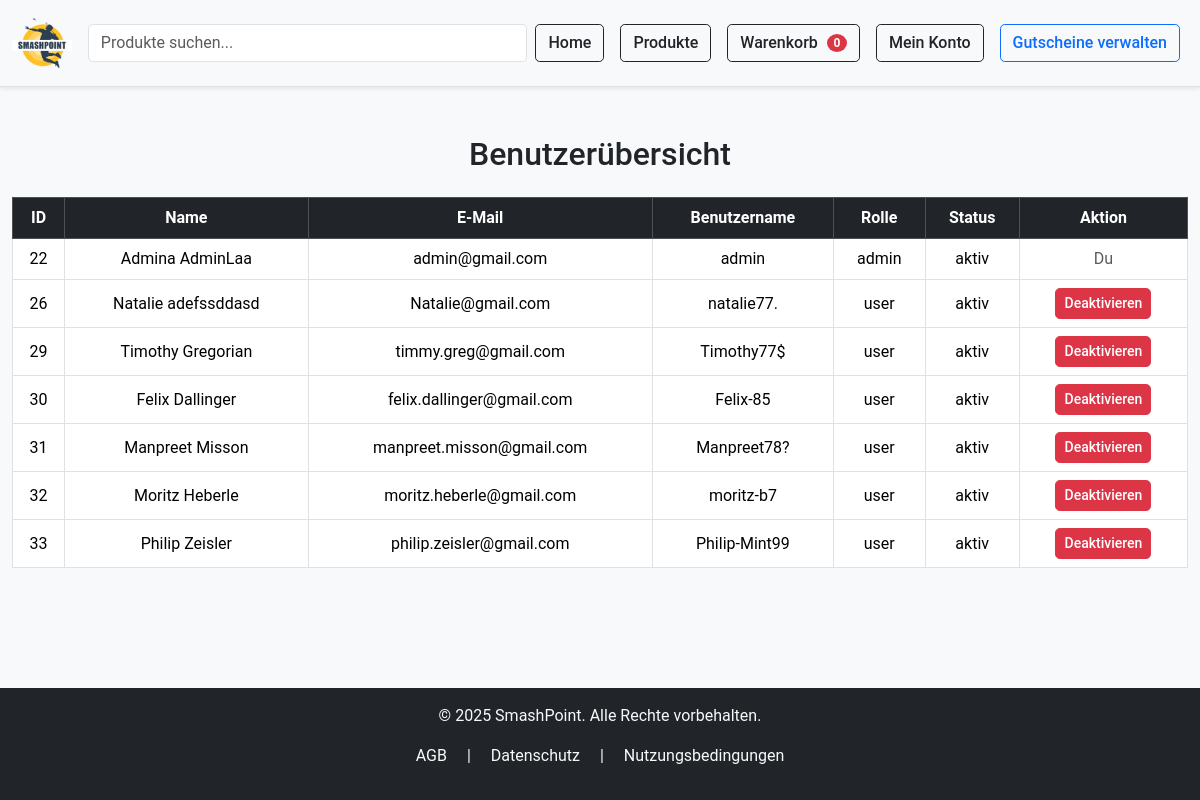
Page /Frontend/sites/user-overview.php (signed in) on the committed database.
### tables this page shows
CREATE TABLE `user` (
  `ID` int(255) NOT NULL,
  `salutation` enum('Herr','Frau','Divers','') NOT NULL,
  `firstname` varchar(255) NOT NULL,
  `lastname` varchar(255) NOT NULL,
  `address` varchar(255) NOT NULL,
  `postal_code` int(10) NOT NULL,
  `city` varchar(255) NOT NULL,
  `email` varchar(255) NOT NULL,
  `username` varchar(50) NOT NULL,
  `password` varchar(255) DEFAULT NULL,
  `role` enum('admin','user') NOT NULL,
  `status` enum('aktiv','inaktiv') NOT NULL DEFAULT 'aktiv',
  `payment_method` varchar(50) NOT NULL
);

### Frontend/sites/user-overview.php (the view, shortened to what this page needs)
<?php
require_once '../../Backend/config/dbaccess.php';
$userID = $_SESSION['user_id'];
$result = $conn->query("SELECT ID, firstname, lastname, email, username, role, status FROM User");
?>
<!DOCTYPE html>
<html lang="de">
<head>
    <link rel="stylesheet" href="https://cdn.jsdelivr.net/npm/bootstrap@5.3.3/dist/css/bootstrap.min.css">
    <link rel="stylesheet" href="../res/css/style.css">
</head>
<body>
<?php include('header.php'); ?>
<div class="container mt-5">
    <h2 class="mb-4 text-center">Benutzerübersicht</h2>
    <table class="table table-bordered text-center">
        <thead class="table-dark">
            <tr>
                <th>ID</th>
                <th>Name</th>
                <th>E-Mail</th>
                <th>Benutzername</th>
                <th>Rolle</th>
                <th>Status</th>
                <th>Aktion</th>
            </tr>
        </thead>
        <tbody>
        <?php while ($row = $result->fetch_assoc()): ?>
            <tr class="user-row <?= $row['status'] === 'inaktiv' ? 'table-danger' : '' ?>" data-id="<?= $row['ID'] ?>" style="cursor: pointer;">
                <td><?= $row['ID'] ?></td>
                <td><?= $row['firstname'] . " " . $row['lastname'] ?></td>
                <td><?= $row['email'] ?></td>
                <td><?= $row['username'] ?></td>
                <td><?= $row['role'] ?></td>
                <td><?= $row['status'] ?></td>
                <td>
                    <?php if ($row['ID'] != $userID): ?>
                        <button
                            class="btn btn-sm toggle-status-btn <?= $row['status'] === 'aktiv' ? 'btn-danger' : 'btn-success' ?>"
                            data-id="<?= $row['ID'] ?>"
                            data-status="<?= $row['status'] ?>"
                            onclick="event.stopPropagation();">
                            <?= $row['status'] === 'aktiv' ? 'Deaktivieren' : 'Aktivieren' ?>
                        </button>
                    <?php else: ?>
                        <span class="text-muted">Du</span>
                    <?php endif; ?>
                </td>
            </tr>
        <?php endwhile; ?>
        </tbody>
    </table>
</div>
<?php include('footer.php'); ?>
</body>
</html>

### Frontend/res/css/style.css (style rules this page uses)
html, body { height: 100%; margin: 0; padding: 0; display: flex; flex-direction: column; font-family: 'Roboto', sans-serif; background-color: #f8f9fa; color: #212529; }
body > .container, body > main { flex: 1; }
.container { max-width: 1200px; }
.btn { border-radius: 0.3rem; font-weight: 500; transition: all 0.2s ease-in-out; }
.table th, .table td { vertical-align: middle; }
.table thead { background-color: #212529; color: white; }

### rows in the picture
user: ID "22", firstname "Admina", lastname "AdminLaa", email "admin@gmail.com", username "admin", role "admin", status "aktiv", shows "Du"
user: ID "26", firstname "Natalie", lastname "adefssddasd", email "Natalie@gmail.com", username "natalie77.", role "user", status "aktiv", shows "Deaktivieren"
user: ID "29", firstname "Timothy", lastname "Gregorian", email "timmy.greg@gmail.com", username "Timothy77$", role "user", status "aktiv", shows "Deaktivieren"
user: ID "30", firstname "Felix", lastname "Dallinger", email "felix.dallinger@gmail.com", username "Felix-85", role "user", status "aktiv", shows "Deaktivieren"
user: ID "31", firstname "Manpreet", lastname "Misson", email "manpreet.misson@gmail.com", username "Manpreet78?", role "user", status "aktiv", shows "Deaktivieren"
user: ID "32", firstname "Moritz", lastname "Heberle", email "moritz.heberle@gmail.com", username "moritz-b7", role "user", status "aktiv", shows "Deaktivieren"
user: ID "33", firstname "Philip", lastname "Zeisler", email "philip.zeisler@gmail.com", username "Philip-Mint99", role "user", status "aktiv", shows "Deaktivieren"
